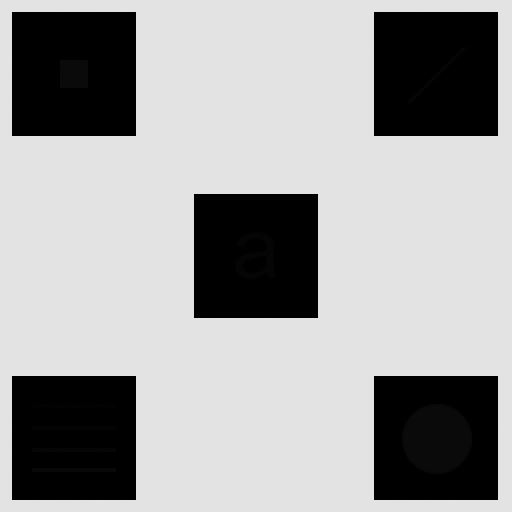
#> input picture input/1.tif, 512 x 512 px, found by its file name
$ python main2.py
#> lines starting #> are read from the running program, lines starting #| are printed output that depends on the picture
import numpy as np
import cv2

image=cv2.imread("input/1.tif",cv2.IMREAD_GRAYSCALE)
#> image is the input picture: shape (512, 512); min 0, max 228, mean 160.7

kernels = [np.ones((5,5))/40,np.ones((5,5)),np.ones((5,5))*5,np.ones((3,3))/40,np.ones((3,3)),np.ones((3,3))*5]
results = []

def result(kernel):
    results.append(cv2.filter2D(image,-1,kernel))

for i in range(6):
    result(kernels[i])

total_result = np.hstack((image,results[0],results[1],results[2],results[3],results[4],results[5]))
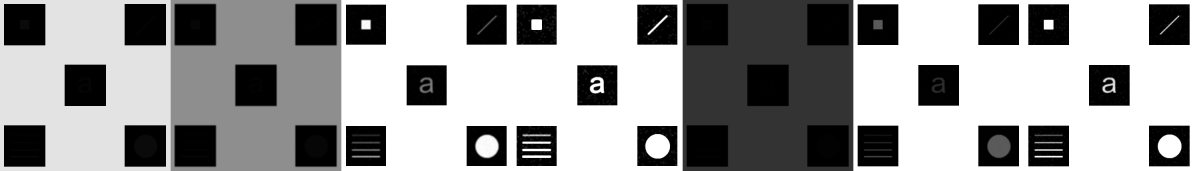
#> total_result: shape (512, 3584) (shown at 1/3 size); min 0, max 255, mean 151

cv2.imwrite("output assignment_32/2_result.png",total_result)

$ run again, with input/Capture (2).PNG saved as input/1.tif
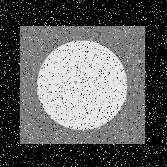
#> input picture input/Capture (2).PNG, 167 x 167 px, found by its file name
#> image is the input picture: shape (167, 167); min 0, max 255, mean 93.9
#> `total_result = np.hstack((image,results[0],results[1],results[2],resul..`:
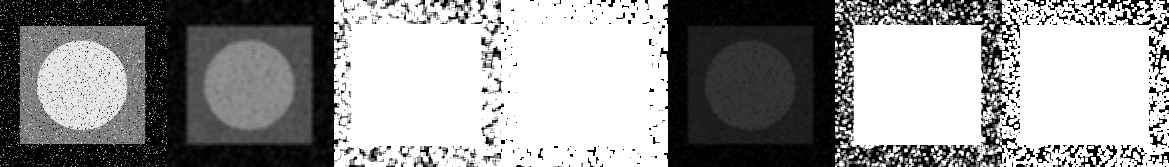
#> total_result: shape (167, 1169); min 0, max 255, mean 151.1
